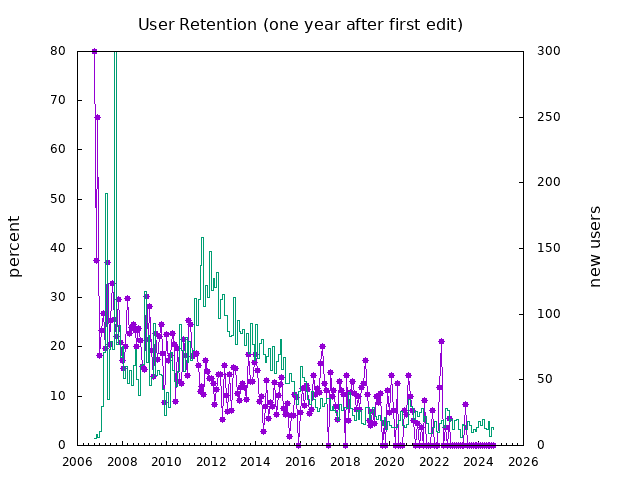

Generate this figure with gnuplot:
load "gnuplot-common"

set datafile separator ","

set xdata time
set timefmt "%Y-%m"

set format x "%Y"
set y2tics
set ytics nomirror
set xtics nomirror
set ylabel "percent"
set y2label "new users"

set title "User Retention (one year after first edit)"
plot \
     'user-retention-monthly.csv' skip 1 using 1:4 with linespoints pointtype 7 title "", \
     'user-retention-monthly.csv' skip 1 using 1:2 with steps axis x1y2 title ""
